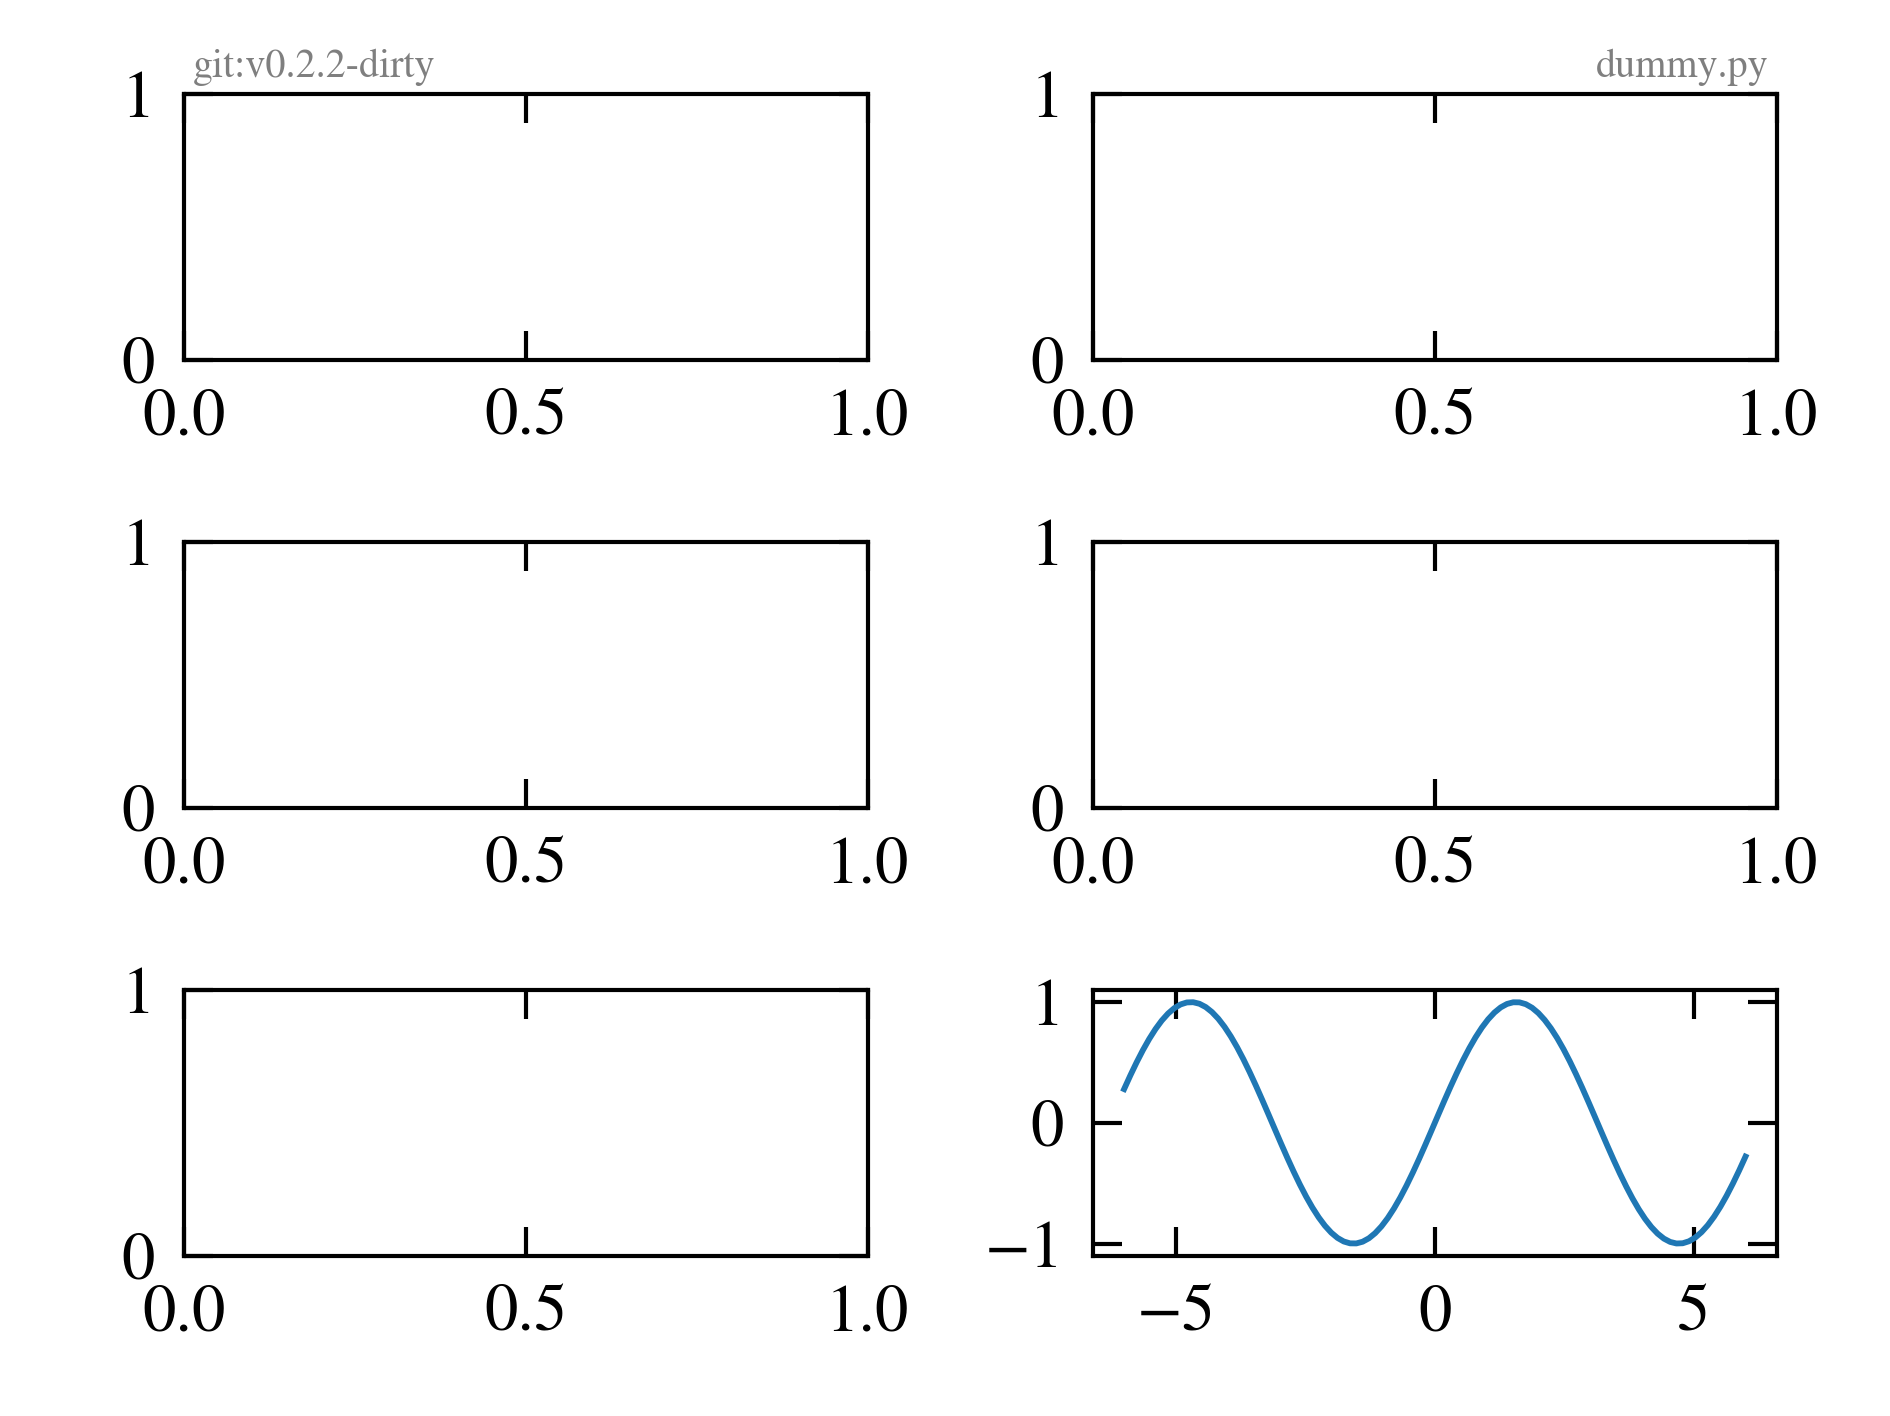

Python code for this plot:
#%%
import matplotlib.pyplot as plt
import numpy as np
from figure_tools import apply_style, create_figure, save_figure

# %%
apply_style()

# %%
fig = create_figure()

axes = fig.subplots(ncols=2, nrows=3)

x = np.linspace(-6, 6, 100)
y = np.sin(x)

plt.plot(x, y)

plt.tight_layout()
save_figure(__file__)
